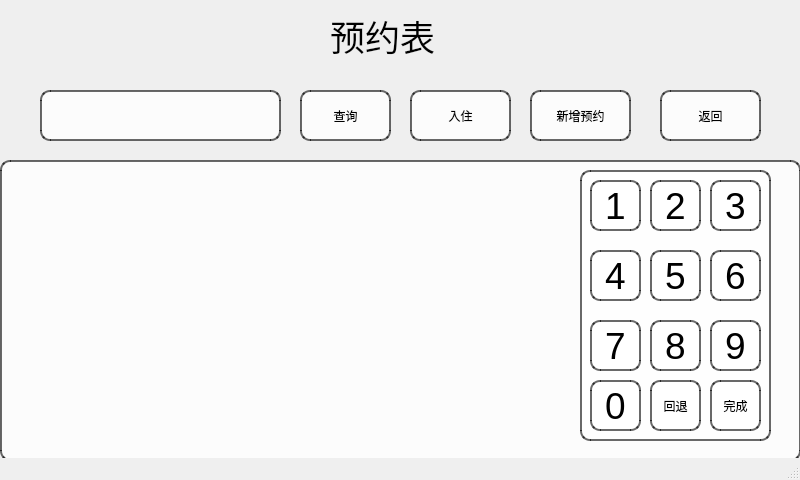
<?xml version="1.0" encoding="UTF-8"?>
<ui version="4.0">
 <class>reservation_list</class>
 <widget class="QMainWindow" name="reservation_list">
  <property name="geometry">
   <rect>
    <x>0</x>
    <y>0</y>
    <width>800</width>
    <height>480</height>
   </rect>
  </property>
  <property name="windowTitle">
   <string>MainWindow</string>
  </property>
  <widget class="QWidget" name="centralwidget">
   <widget class="QTableView" name="tableView">
    <property name="geometry">
     <rect>
      <x>0</x>
      <y>160</y>
      <width>801</width>
      <height>301</height>
     </rect>
    </property>
    <property name="styleSheet">
     <string notr="true">border: 2px solid rgba(0, 0, 0, 150); /* 黑色边框，150为不透明度 */
    background-color: rgba(255, 255, 255, 200); /* 白色背景，200为不透明度 */
    border-radius: 10px; /* 圆角边框 */</string>
    </property>
   </widget>
   <widget class="QLabel" name="label">
    <property name="geometry">
     <rect>
      <x>330</x>
      <y>-10</y>
      <width>511</width>
      <height>91</height>
     </rect>
    </property>
    <property name="font">
     <font>
      <family>仿宋</family>
      <pointsize>26</pointsize>
     </font>
    </property>
    <property name="text">
     <string>预约表</string>
    </property>
   </widget>
   <widget class="QPushButton" name="pushButton">
    <property name="geometry">
     <rect>
      <x>410</x>
      <y>90</y>
      <width>101</width>
      <height>51</height>
     </rect>
    </property>
    <property name="styleSheet">
     <string notr="true">border: 2px solid rgba(0, 0, 0, 150); /* 黑色边框，150为不透明度 */
    background-color: rgba(255, 255, 255, 200); /* 白色背景，200为不透明度 */
    border-radius: 10px; /* 圆角边框 */</string>
    </property>
    <property name="text">
     <string>入住</string>
    </property>
   </widget>
   <widget class="QTextEdit" name="numberinput">
    <property name="geometry">
     <rect>
      <x>40</x>
      <y>90</y>
      <width>241</width>
      <height>51</height>
     </rect>
    </property>
    <property name="styleSheet">
     <string notr="true">border: 2px solid rgba(0, 0, 0, 150); /* 黑色边框，150为不透明度 */
    background-color: rgba(255, 255, 255, 200); /* 白色背景，200为不透明度 */
    border-radius: 10px; /* 圆角边框 */</string>
    </property>
   </widget>
   <widget class="QFrame" name="frame_2">
    <property name="geometry">
     <rect>
      <x>580</x>
      <y>170</y>
      <width>191</width>
      <height>271</height>
     </rect>
    </property>
    <property name="mouseTracking">
     <bool>true</bool>
    </property>
    <property name="layoutDirection">
     <enum>Qt::LeftToRight</enum>
    </property>
    <property name="styleSheet">
     <string notr="true">border: 2px solid rgba(0, 0, 0, 150); /* 黑色边框，150为不透明度 */
    background-color: rgba(255, 255, 255, 200); /* 白色背景，200为不透明度 */
    border-radius: 10px; /* 圆角边框 */</string>
    </property>
    <property name="frameShape">
     <enum>QFrame::StyledPanel</enum>
    </property>
    <property name="frameShadow">
     <enum>QFrame::Raised</enum>
    </property>
    <widget class="QPushButton" name="pushButton_1">
     <property name="geometry">
      <rect>
       <x>10</x>
       <y>10</y>
       <width>51</width>
       <height>51</height>
      </rect>
     </property>
     <property name="font">
      <font>
       <pointsize>28</pointsize>
      </font>
     </property>
     <property name="styleSheet">
      <string notr="true"> color: black; /* 设置字体颜色为白色 */
</string>
     </property>
     <property name="text">
      <string>1</string>
     </property>
     <property name="flat">
      <bool>true</bool>
     </property>
    </widget>
    <widget class="QPushButton" name="pushButton_2">
     <property name="geometry">
      <rect>
       <x>70</x>
       <y>10</y>
       <width>51</width>
       <height>51</height>
      </rect>
     </property>
     <property name="font">
      <font>
       <pointsize>28</pointsize>
      </font>
     </property>
     <property name="styleSheet">
      <string notr="true"> color: black; /* 设置字体颜色为白色 */
</string>
     </property>
     <property name="text">
      <string>2</string>
     </property>
     <property name="flat">
      <bool>true</bool>
     </property>
    </widget>
    <widget class="QPushButton" name="pushButton_4">
     <property name="geometry">
      <rect>
       <x>10</x>
       <y>80</y>
       <width>51</width>
       <height>51</height>
      </rect>
     </property>
     <property name="font">
      <font>
       <pointsize>28</pointsize>
      </font>
     </property>
     <property name="styleSheet">
      <string notr="true"> color: black; /* 设置字体颜色为白色 */
</string>
     </property>
     <property name="text">
      <string>4</string>
     </property>
     <property name="flat">
      <bool>true</bool>
     </property>
    </widget>
    <widget class="QPushButton" name="pushButton_3">
     <property name="geometry">
      <rect>
       <x>130</x>
       <y>10</y>
       <width>51</width>
       <height>51</height>
      </rect>
     </property>
     <property name="font">
      <font>
       <pointsize>28</pointsize>
      </font>
     </property>
     <property name="styleSheet">
      <string notr="true"> color: black; /* 设置字体颜色为白色 */
</string>
     </property>
     <property name="text">
      <string>3</string>
     </property>
     <property name="flat">
      <bool>true</bool>
     </property>
    </widget>
    <widget class="QPushButton" name="pushButton_6">
     <property name="geometry">
      <rect>
       <x>130</x>
       <y>80</y>
       <width>51</width>
       <height>51</height>
      </rect>
     </property>
     <property name="font">
      <font>
       <pointsize>28</pointsize>
      </font>
     </property>
     <property name="styleSheet">
      <string notr="true"> color: black; /* 设置字体颜色为白色 */
</string>
     </property>
     <property name="text">
      <string>6</string>
     </property>
     <property name="flat">
      <bool>true</bool>
     </property>
    </widget>
    <widget class="QPushButton" name="pushButton_7">
     <property name="geometry">
      <rect>
       <x>10</x>
       <y>150</y>
       <width>51</width>
       <height>51</height>
      </rect>
     </property>
     <property name="font">
      <font>
       <pointsize>28</pointsize>
      </font>
     </property>
     <property name="styleSheet">
      <string notr="true"> color: black; /* 设置字体颜色为白色 */
</string>
     </property>
     <property name="text">
      <string>7</string>
     </property>
     <property name="flat">
      <bool>true</bool>
     </property>
    </widget>
    <widget class="QPushButton" name="pushButton_5">
     <property name="geometry">
      <rect>
       <x>70</x>
       <y>80</y>
       <width>51</width>
       <height>51</height>
      </rect>
     </property>
     <property name="font">
      <font>
       <pointsize>28</pointsize>
      </font>
     </property>
     <property name="styleSheet">
      <string notr="true"> color: black; /* 设置字体颜色为白色 */
</string>
     </property>
     <property name="text">
      <string>5</string>
     </property>
     <property name="flat">
      <bool>true</bool>
     </property>
    </widget>
    <widget class="QPushButton" name="pushButton_9">
     <property name="geometry">
      <rect>
       <x>130</x>
       <y>150</y>
       <width>51</width>
       <height>51</height>
      </rect>
     </property>
     <property name="font">
      <font>
       <pointsize>28</pointsize>
      </font>
     </property>
     <property name="styleSheet">
      <string notr="true"> color: black; /* 设置字体颜色为白色 */
</string>
     </property>
     <property name="text">
      <string>9</string>
     </property>
     <property name="flat">
      <bool>true</bool>
     </property>
    </widget>
    <widget class="QPushButton" name="pushButton_8">
     <property name="geometry">
      <rect>
       <x>70</x>
       <y>150</y>
       <width>51</width>
       <height>51</height>
      </rect>
     </property>
     <property name="font">
      <font>
       <pointsize>28</pointsize>
      </font>
     </property>
     <property name="styleSheet">
      <string notr="true"> color: black; /* 设置字体颜色为白色 */
</string>
     </property>
     <property name="text">
      <string>8</string>
     </property>
     <property name="flat">
      <bool>true</bool>
     </property>
    </widget>
    <widget class="QPushButton" name="pushButton_0">
     <property name="geometry">
      <rect>
       <x>10</x>
       <y>210</y>
       <width>51</width>
       <height>51</height>
      </rect>
     </property>
     <property name="font">
      <font>
       <pointsize>28</pointsize>
      </font>
     </property>
     <property name="styleSheet">
      <string notr="true"> color: black; /* 设置字体颜色为白色 */
</string>
     </property>
     <property name="text">
      <string>0</string>
     </property>
     <property name="flat">
      <bool>true</bool>
     </property>
    </widget>
    <widget class="QPushButton" name="pushButton_10">
     <property name="geometry">
      <rect>
       <x>70</x>
       <y>210</y>
       <width>51</width>
       <height>51</height>
      </rect>
     </property>
     <property name="text">
      <string>回退</string>
     </property>
    </widget>
    <widget class="QPushButton" name="pushButton_11">
     <property name="geometry">
      <rect>
       <x>130</x>
       <y>210</y>
       <width>51</width>
       <height>51</height>
      </rect>
     </property>
     <property name="text">
      <string>完成</string>
     </property>
    </widget>
   </widget>
   <widget class="QPushButton" name="pushButton_12">
    <property name="geometry">
     <rect>
      <x>660</x>
      <y>90</y>
      <width>101</width>
      <height>51</height>
     </rect>
    </property>
    <property name="styleSheet">
     <string notr="true">border: 2px solid rgba(0, 0, 0, 150); /* 黑色边框，150为不透明度 */
    background-color: rgba(255, 255, 255, 200); /* 白色背景，200为不透明度 */
    border-radius: 10px; /* 圆角边框 */</string>
    </property>
    <property name="text">
     <string>返回</string>
    </property>
   </widget>
   <widget class="QPushButton" name="new_2">
    <property name="geometry">
     <rect>
      <x>530</x>
      <y>90</y>
      <width>101</width>
      <height>51</height>
     </rect>
    </property>
    <property name="styleSheet">
     <string notr="true">border: 2px solid rgba(0, 0, 0, 150); /* 黑色边框，150为不透明度 */
    background-color: rgba(255, 255, 255, 200); /* 白色背景，200为不透明度 */
    border-radius: 10px; /* 圆角边框 */</string>
    </property>
    <property name="text">
     <string>新增预约</string>
    </property>
   </widget>
   <widget class="QPushButton" name="pushButton_search">
    <property name="geometry">
     <rect>
      <x>300</x>
      <y>90</y>
      <width>91</width>
      <height>51</height>
     </rect>
    </property>
    <property name="styleSheet">
     <string notr="true">border: 2px solid rgba(0, 0, 0, 150); /* 黑色边框，150为不透明度 */
    background-color: rgba(255, 255, 255, 200); /* 白色背景，200为不透明度 */
    border-radius: 10px; /* 圆角边框 */</string>
    </property>
    <property name="text">
     <string>查询</string>
    </property>
   </widget>
  </widget>
  <widget class="QStatusBar" name="statusbar"/>
 </widget>
 <resources/>
 <connections/>
</ui>
